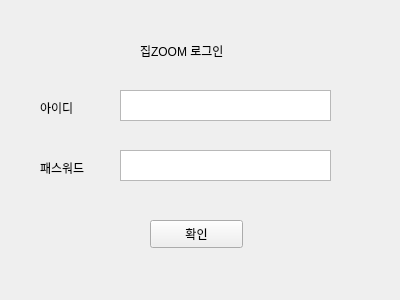
<?xml version="1.0" encoding="UTF-8"?>
<ui version="4.0">
 <class>Form</class>
 <widget class="QWidget" name="Form">
  <property name="geometry">
   <rect>
    <x>0</x>
    <y>0</y>
    <width>400</width>
    <height>300</height>
   </rect>
  </property>
  <property name="windowTitle">
   <string>Form</string>
  </property>
  <widget class="QLabel" name="label">
   <property name="geometry">
    <rect>
     <x>40</x>
     <y>100</y>
     <width>64</width>
     <height>15</height>
    </rect>
   </property>
   <property name="text">
    <string>아이디</string>
   </property>
  </widget>
  <widget class="QLabel" name="label_2">
   <property name="geometry">
    <rect>
     <x>40</x>
     <y>160</y>
     <width>64</width>
     <height>15</height>
    </rect>
   </property>
   <property name="text">
    <string>패스워드</string>
   </property>
  </widget>
  <widget class="QTextEdit" name="idTextEdit">
   <property name="geometry">
    <rect>
     <x>120</x>
     <y>90</y>
     <width>211</width>
     <height>31</height>
    </rect>
   </property>
  </widget>
  <widget class="QTextEdit" name="passwordTextEdit">
   <property name="geometry">
    <rect>
     <x>120</x>
     <y>150</y>
     <width>211</width>
     <height>31</height>
    </rect>
   </property>
  </widget>
  <widget class="QPushButton" name="loginButton">
   <property name="geometry">
    <rect>
     <x>150</x>
     <y>220</y>
     <width>93</width>
     <height>28</height>
    </rect>
   </property>
   <property name="text">
    <string>확인</string>
   </property>
  </widget>
  <widget class="QLabel" name="label_3">
   <property name="geometry">
    <rect>
     <x>140</x>
     <y>40</y>
     <width>111</width>
     <height>21</height>
    </rect>
   </property>
   <property name="text">
    <string>집ZOOM 로그인</string>
   </property>
  </widget>
 </widget>
 <resources/>
 <connections/>
</ui>
